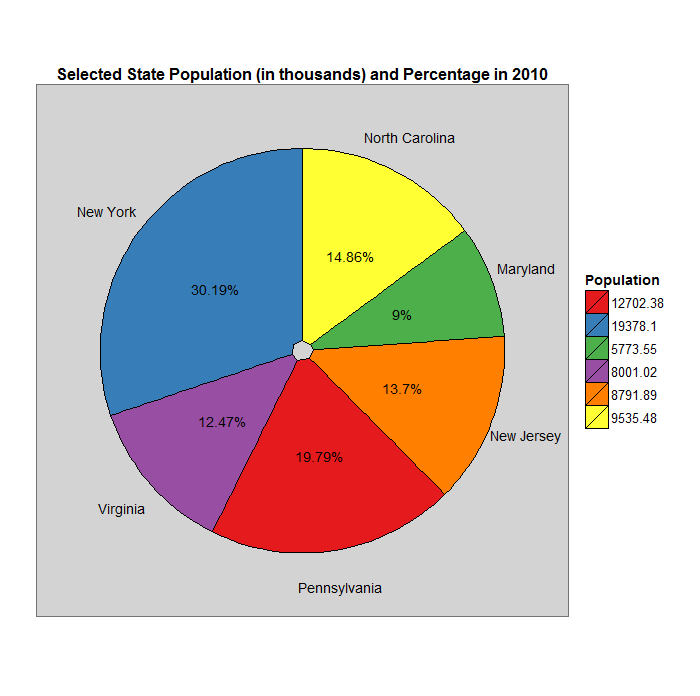

Write the R code that produced this figure.
# This script creates a pie chart using (a subset of) 'census_data.csv'.

# A description of 'census_data.csv' can be found in 'census_data_scrape_and_process.R'.
# To avoid an overwhelming plot, I will be using a subset of 'census_data.csv' consisting of
# observations for 6 states (North Carolina, Maryland, New Jersey, Pennsylvania, Virginia, 
# and New York) in 2010.

# Load packages.
library(data.table)
library(ggplot2)
library(ggthemes)

# Load data.
census_data = data.table(read.csv('census_data.csv', header = T, stringsAsFactors = F, check.names = F))

#####
# SUBSET/PROCESS DATA.

  # Specify states of interest.
  states = c('North Carolina', 'Maryland', 'New Jersey', 'Pennsylvania', 
             'Virginia', 'New York')
  
  # Create data subset (specified above).
  census_subset = census_data[Name %in% states, .(Name, `2010`)]
  
  # Divide population values by 1000 for easier graph viewing.
  census_subset$`2010` = census_subset$`2010` / 1000
  
  # Compute percentage of total population accounted for by each state.
  
    # Compute percentage.
    census_subset$percent = round(100 * (census_subset$`2010` / sum(census_subset$`2010`)), 2)
  
    # Change to 'character' vector with form 'percent + %'.
    census_subset$percent = as.character(census_subset$percent)
    census_subset$percent = paste0(census_subset$percent, '%')
  
  # Specify locations for pie chart labels.
  
    # Count cumulative population.
    # This has no statistical or data significance, it's only to help with chart labels.
    census_subset$sum = cumsum(census_subset$`2010`)
    
    # Create 'offset_sum' column that will help with chart labels.
    census_subset$offset_sum = c(0, census_subset$sum[1: (nrow(census_subset) - 1)])
    
    # Create 'label_locations' column that specifies label locations on pie chart.
    census_subset$label_locations = (census_subset$sum + census_subset$offset_sum) / 2

#####  
# Plot data.
ggplot(data = census_subset, aes(x = '', y = `2010`, fill = as.character(round(`2010`, 2)))) + 
geom_bar(stat = 'identity', 
         color = 'black') +
geom_text(aes(y = label_locations, label = census_subset$percent), 
          size = 5) +
coord_polar('y') +
guides(fill = guide_legend(title = 'Population')) +
theme_few() +
theme(axis.ticks = element_blank(), 
      axis.text.x = element_text(color = 'black', 
                                 size = 14), 
      plot.title = element_text(face = 'bold', 
                                size = 16),
      panel.background = element_rect(fill = 'lightgrey', 
                                      colour = 'lightgrey'), 
      legend.text = element_text(size = 13), 
      legend.title = element_text(size = 14)) +
scale_y_continuous(breaks = census_subset$label_locations, 
                   labels = census_subset$Name) +
scale_fill_brewer(palette = 'Set1') +
ggtitle('Selected State Population (in thousands) and Percentage in 2010') +
xlab('') +
ylab('')
